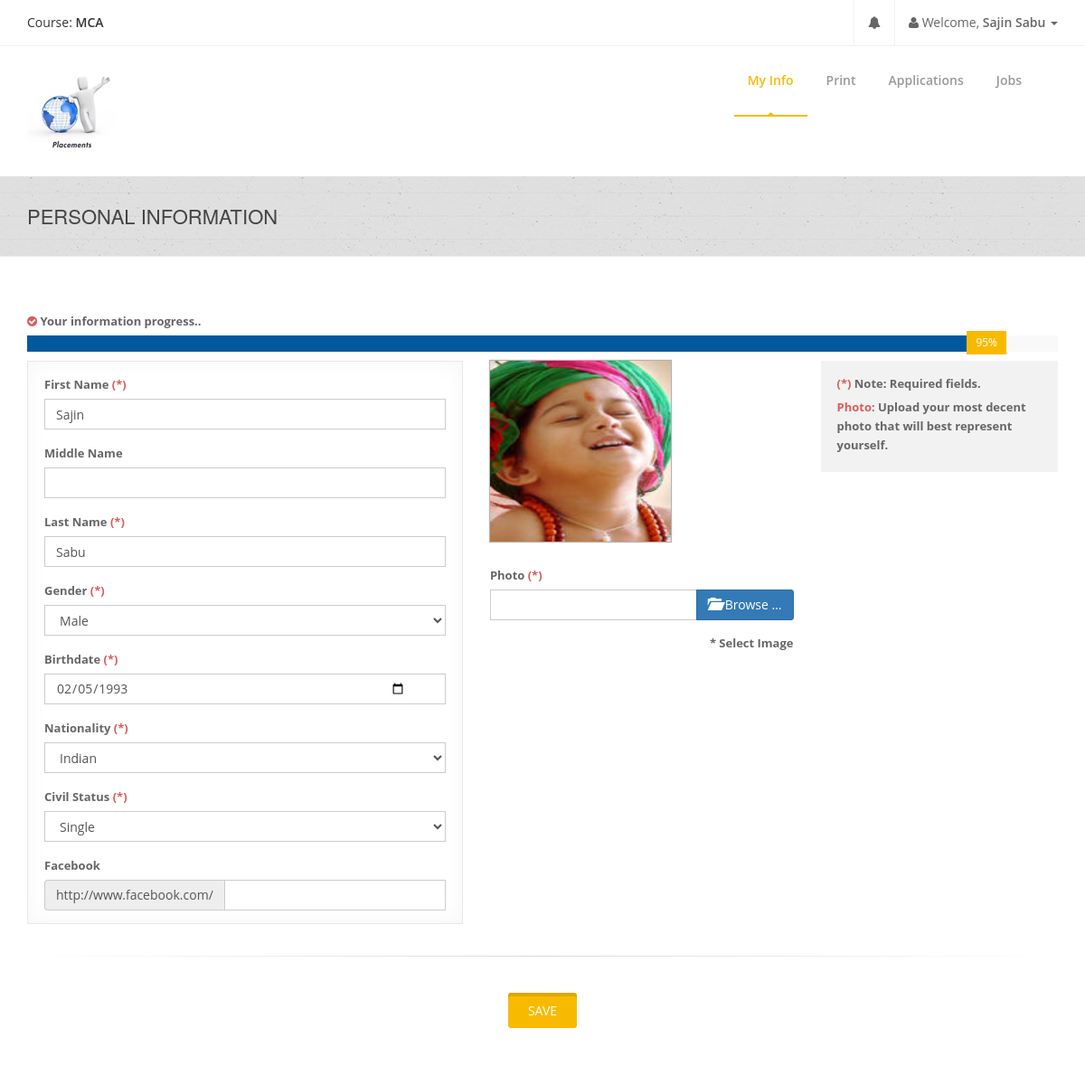
Screenshot of /student-view/myinfo/personal-info.php (signed in) with the database file from the repository.
### tables this page shows
CREATE TABLE `coursetbl` (
  `CourseID` int(11) NOT NULL,
  `CourseTitle` varchar(255) NOT NULL,
  `CourseCode` varchar(255) NOT NULL,
  `CourseDescription` varchar(255) NOT NULL
);

CREATE TABLE `studentinfotbl` (
  `StudentID` varchar(255) NOT NULL,
  `Password` varchar(255) NOT NULL,
  `SaltedPassword` varchar(255) NOT NULL,
  `FirstName` varchar(255) NOT NULL,
  `MiddleName` varchar(255) NOT NULL,
  `LastName` varchar(255) NOT NULL,
  `Gender` varchar(255) NOT NULL,
  `Birthdate` varchar(255) NOT NULL,
  `Status` varchar(255) NOT NULL,
  `CivilStatus` varchar(255) NOT NULL,
  `Nationality` varchar(255) NOT NULL,
  `EmploymentStatus` varchar(255) NOT NULL,
  `FBLink` varchar(255) NOT NULL,
  `TwitterLink` varchar(255) NOT NULL,
  `ProfileImage` varchar(255) NOT NULL,
  `MajorCourse` varchar(255) NOT NULL,
  `Objectives` varchar(300) NOT NULL
);

### connection.php (called while the page is built, shortened)
<?php
class GSecureSQLConfig
{
    static function get_mysqli_config($type = NULL)
    {
        if (strtoupper($type) == 'LOCALHOST') {
            return array(
                'host' => 'localhost:3306',
                'user' => 'root',
                'pass' => '',
                'db' => 'e2edb'
            );
        } else {
            return array(
                'host' => 'localhost:3306',
                'user' => 'root',
                'pass' => '',
                'db' => 'u305071956_e2edb'
            );
        }
    }
}
class GSecureSQL
{
    private static $config;
    private static function _get_mysqli_config()
    {
        self::$config = GSecureSQLConfig::get_mysqli_config();
    }
    static function query($sql, $has_return = FALSE, $types = NULL)
    {
        $cn = new mysqli(
            self::$config['host'],
            self::$config['user'],
            self::$config['pass'],
            self::$config['db']
        );
        $ret = NULL;
        $st = $cn->prepare($sql);
        if (is_null($types)) {
            if (!$has_return) {
                $st->execute();
                $st->close();
                $cn->close();
                $ret = 'Query has been executed';
            } else {
                $st->execute();
                $code_result = '$st->bind_result(';
                $bool = false;
                $p = array();
                for($i = 0; $i < $st->field_count; $i++){
                    if(!$bool){
                        $bool = true;
                        $code_result .= '$p[' . $i . ']';
                    }else{
                        $code_result .= ',$p[' . $i . ']';
                    }
                }
                $code_result .= ');';
                eval($code_result);
                $ret = array();
                $k = 0;
                while($st->fetch()){
                    for($i = 0; $i < count($p); $i++){
                        $ret[$k][$i] = $p[$i];
                    }
                    $k++;
                }
                $st->close();
                $cn->close();
            }
        } else {
            if (!$has_return) {
                $arg = func_get_args();
                $code = '$st->bind_param($types';
                for ($i = 3; $i < count($arg); $i++) {
                    $code .= ',$arg[' . $i . ']';
                }
                $code .= ');';
                eval($code);
                $st->execute();
                $st->close();
                $cn->close();
            } else {
                $arg = func_get_args();
                $code = '$st->bind_param($types';
                for ($i = 3; $i < count($arg); $i++) {
                    $code .= ',$arg[' . $i . ']';
                }
                $code .= ');';
                eval($code);
                $st->execute();
                $code_result = '$st->bind_result(';
                $bool = false;
                $p = array();
                for($i = 0; $i < $st->field_count; $i++){
                    if(!$bool){
                        $bool = true;
                        $code_result .= '$p[' . $i . ']';
                    }else{
                        $code_result .= ',$p[' . $i . ']';
                    }
                }
                $code_result .= ');';
                eval($code_result);
                $ret = array();
                $k = 0;
                while($st->fetch()){
                    for($i = 0; $i < count($p); $i++){
                        $ret[$k][$i] = $p[$i];
                    }
                    $k++;
                }
            }
        }
        return $ret;
    }
}

### student-view/myinfo/personal-info.php (the view, shortened to what this page needs)
<?php
include('../../connection.php');
$StudentID = $_SESSION['StudentID'];
$student_tbl =
    GSecureSQL::query(
        "SELECT * FROM studentinfotbl WHERE StudentID = ?",
        TRUE,
        "s",
        $StudentID
    );
$FirstName = $student_tbl[0][3];
$MiddleName = $student_tbl[0][4];
$LastName = $student_tbl[0][5];
$Gender = $student_tbl[0][6];
$Birthdate = $student_tbl[0][7];
$CivilStatus = $student_tbl[0][9];
$FBLink = $student_tbl[0][12];
$ProfileImage = $student_tbl[0][14];
$MajorCourse = $student_tbl[0][15];
$FBLink = substr($FBLink, 24);
$course_qry =
    GSecureSQL::query(
        "SELECT CourseTitle FROM coursetbl WHERE CourseCode = ?",
        TRUE,
        "s",
        $MajorCourse
    );
$MajorCourse = $course_qry[0][0];
$StudentName = $FirstName . " " . $LastName;
$progress_tbl =
    GSecureSQL::query(
        "SELECT
        Pinfo,
        Cinfo,
        Objective,
        WorkXP,
        School,
        Certification,
        Achievements,
        Specialization,
        Languages,
        _References
        FROM progresstbl
        WHERE StudentID = ?",
        TRUE,
        "s",
        $StudentID
    );
$Progress = 10;
$Pinfo = $progress_tbl[0][0];
$Cinfo = $progress_tbl[0][1];
$Objective = $progress_tbl[0][2];
$School = $progress_tbl[0][4];
$Certification = $progress_tbl[0][5];
$Achievements = $progress_tbl[0][6];
$Specialization = $progress_tbl[0][7];
$Languages = $progress_tbl[0][8];
$References = $progress_tbl[0][9];
if ($Pinfo == "ok") {
    $Progress = $Progress + 10;
}
if ($Cinfo == "ok") {
    $Progress = $Progress + 10;
}
if ($Objective == "ok") {
    $Progress = $Progress + 15;
}
if ($School == "ok") {
    $Progress = $Progress + 5;
}
if ($Certification == "ok") {
    $Progress = $Progress + 10;
}
if ($Achievements == "ok") {
    $Progress = $Progress + 10;
}
if ($Specialization == "ok") {
    $Progress = $Progress + 10;
}
if ($Languages == "ok") {
    $Progress = $Progress + 5;
}
if ($References == "ok") {
    $Progress = $Progress + 10;
}
?>
<!doctype html>
<html lang="en">
<head>
    <link href="../../css/bootstrap.min.css" rel="stylesheet"/>
    <link href="../../css/bootstrapValidator.min.css" rel="stylesheet"/>
    <link rel="stylesheet" href="../../css/font-awesome.min.css" type="text/css" media="screen">
    <link rel="stylesheet" type="text/css" href="../../fonts/ffonts/montserrat.css">
    <link rel="stylesheet" type="text/css" href="../../fonts/ffonts/open-sans.css">
    <link rel="stylesheet" type="text/css" href="../../css/slicknav.css" media="screen">
    <link rel="stylesheet" type="text/css" href="../../css/style.css" media="screen">
    <link rel="stylesheet" type="text/css" href="../../css/responsive.css" media="screen">
    <link rel="stylesheet" type="text/css" href="../../css/animate.css" media="screen">
    <link rel="stylesheet" type="text/css" href="../../css/colors/yellow.css" title="yellow" media="screen"/>
    <link href="../../css/fileinput.min.css" media="all" rel="stylesheet" type="text/css"/>
    <link rel="stylesheet" href="../../css/notif.css"/>
</head>
<body>
<div id="container">
    <div class="hidden-header"></div>
    <header class="clearfix">
        <div class="top-bar">
            <div class="container">
                <div class="row">
                    <div class="col-md-7">
                        <ul class="profile-name">
                            <li>Course: <b><?php echo $MajorCourse; ?></b></li>
                        </ul>
                    </div>
                    <div class="col-md-5">
                        <ul class="nav navbar-nav navbar-right">
                            <li class="dropdown icon-border" id="notificationLink">
                                <a id="notif" href="#" class="bell itl-tooltip" data-placement="bottom" data-toggle="dropdown"><i class="fa fa-bell"></i></a>
                            </li>
                            <li class="dropdown">
                                <a href="#" class="dropdown-toggle" data-toggle="dropdown"><b class="fa fa-user"></b> Welcome, <b><?php echo $StudentName; ?> </b><b class="caret"></b></a>
                            </li>
                        </ul>
                    </div>
                </div>
            </div>
        </div>
        <div class="navbar navbar-default navbar-top">
            <div class="container">
                <div class="navbar-header">
                    <a class="navbar-brand">
                        <img src="../../images/PlacementCell.png">
                    </a>
                </div>
                <div class="navbar-collapse collapse">
                    <ul class="nav navbar-nav navbar-right">
                        <li>
                            <a class="active" href="personal-info.php">My Info</a>
                        </li>
                        <li>
                            <a href="../resume/print.php">Print</a>
                        </li>
                        <li>
                            <a href="../applications/applications.php">Applications</a>
                        </li>
                        <li>
                            <a href="../search-job/jobs.php">Jobs</a>
                        </li>
                    </ul>
                </div>
            </div>
        </div>
    </header>
    <div class="page-banner no-subtitle">
        <div class="container">
            <div class="row">
                <div class="col-md-6">
                    <h2>Personal Information</h2>
                </div>
            </div>
        </div>
    </div>
    <form id="Save" name="Save" autocomplete="off" method="POST" action="addfunction.php" enctype="multipart/form-data">
        <div id="content">
            <div class="container">
                <label><span class="fa fa-check-circle"></span> Your information progress..</label>
                <div class="skill-shortcode">
                    <div class="skill">
                        <div class="progress">
                            <div class="progress-bar" role="progressbar" data-percentage="<?php echo $Progress; ?>" style="width: <?php echo $Progress; ?>%;">
                                <span class="progress-bar-span"><?php echo $Progress; ?>%</span>
                            </div>
                        </div>
                    </div>
                </div>
                <div class="row sidebar-page">
                    <div class="col-md-9 page-content">
                        <div class="row">
                            <div class="col-md-7">
                                <div class="call-action call-action-boxed call-action-style1 clearfix">
                                    <div class="form-group">
                                        <label>First Name <span>(*)</span></label>
                                        <input type="text" class="form-control" id="FirstName" name="FirstName" value="<?php echo $FirstName; ?>">
                                    </div>
                                    <div class="form-group">
                                        <label>Middle Name</label>
                                        <input type="text" class="form-control" id="MiddleName" name="MiddleName" value="<?php echo $MiddleName; ?>">
                                    </div>
                                    <div class="form-group">
                                        <label>Last Name <span>(*)</span></label>
                                        <input type="text" class="form-control" id="LastName" name="LastName" value="<?php echo $LastName; ?>">
                                    </div>
                                    <div class="form-group">
                                        <label>Gender <span>(*)</span></label>
                                        <select id="Gender" name="Gender" class="form-control" style="width:100%; height:34px;">
                                            <option value="Male" <?php if ($Gender == "Male") echo 'selected="selected"'; ?>>Male</option>
                                        </select>
                                    </div>
                                    <div class="form-group">
                                        <label>Birthdate <span>(*)</span></label><br>
                                        <input type="date" class="form-control" name="Birthdate" id="Birthdate" value="<?php echo $Birthdate; ?>">
                                    </div>
                                    <div class="form-group">
                                        <label>Nationality <span>(*)</span></label>
                                        <select id="Nationality" name="Nationality" class="form-control">
                                            <option value="Indian">Indian</option>
                                        </select>
                                    </div>
                                    <div class="form-group">
                                        <label>Civil Status <span>(*)</span></label>
                                        <select id="CivilStatus" name="CivilStatus" class="form-control">
                                            <option value="Single" <?php if ($CivilStatus == "Single") echo 'selected="selected"'; ?>>Single</option>
                                        </select>
                                    </div>
                                    <label class="control-label">Facebook</label>
                                    <div class="input-group">
                                        <span class="input-group-addon">http://www.facebook.com/</span>
                                        <div class="form-group">
                                            <input name="FBLink" id="FBLink" type="text" maxlength="20" class="form-control" value="<?php echo $FBLink; ?>">
                                        </div>
                                    </div>
                                </div>
                            </div>
                            <div class="col-md-5">
                                <?php
                                if ($ProfileImage == "") {
                                    ?>
                                    <div class="image-border">
                                        <img src="../../img/man-icon.png" class="img-responsive" style="width:100%; height:100%;">
                                    </div>
                                    <?php
                                } else {
                                    ?>
                                    <div class="image-border">
                                        <img src="<?php echo $ProfileImage; ?>" class="img-responsive" style="width:100%; height:100%;">
                                    </div>
                                    <?php
                                }
                                ?>
                                <br><br>
                                <label>Photo <span>(*)</span></label>
                                <div class="form-group">
                                </div>
                                <label style="float:right;">* Select Image</label>
                                <br>
                            </div>
                        </div>
                    </div>
                    <div class="col-md-3 sidebar right-sidebar">
                        <div class="call-action call-action-boxed call-action-style2 clearfix">
                            <label><span>(*)</span> Note: Required fields.</label>
                            <label><span>Photo:</span> Upload your most decent photo that will best represent yourself.</label>
                        </div>
                    </div>
                </div>
                <div class="hr5" style="margin-top:35px;margin-bottom:40px;"></div>
                <div class="text-center">
                    <button type="submit" class="btn-system btn-large" id="btnsave">Save</button>
                </div>
            </div>
        </div>
    </form>
</div>
</body>
</html>

### rows the page displays
coursetbl: CourseTitle "MCA"
studentinfotbl: StudentName "Sajin Sabu", FirstName "Sajin", LastName "Sabu", Gender "Male", Birthdate "02/05/1993", CivilStatus "Single", ProfileImage (picture)

### other values shown
$Progress "95"
